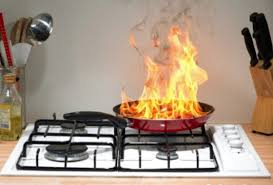
#> input picture fire-detect/DeviceB.jpg, 273 x 185 px, given in place of the camera
$ python main.py
#> lines starting #> are read from the running program, lines starting #| are printed output that depends on the picture; after the words box and inside, x2 and y2 are one past the last pixel; in counts of white or black regions, pixels touching at a corner belong together
#> further down, frame is the input picture: shape (185, 273, 3); mean B, G, R 128.7, 146.9, 165.7
import cv2
import numpy as np
import threading


def play_alarm_sound_function():
    while True:
        print("-------warning----")
        # playsound.playsound("alarm-sound.mp3", True)


def detect_fire(frame, Fire_Reported, Alarm_Status):
#> called with Fire_Reported = 0, Alarm_Status = False
    frame = cv2.resize(frame, (960, 540))
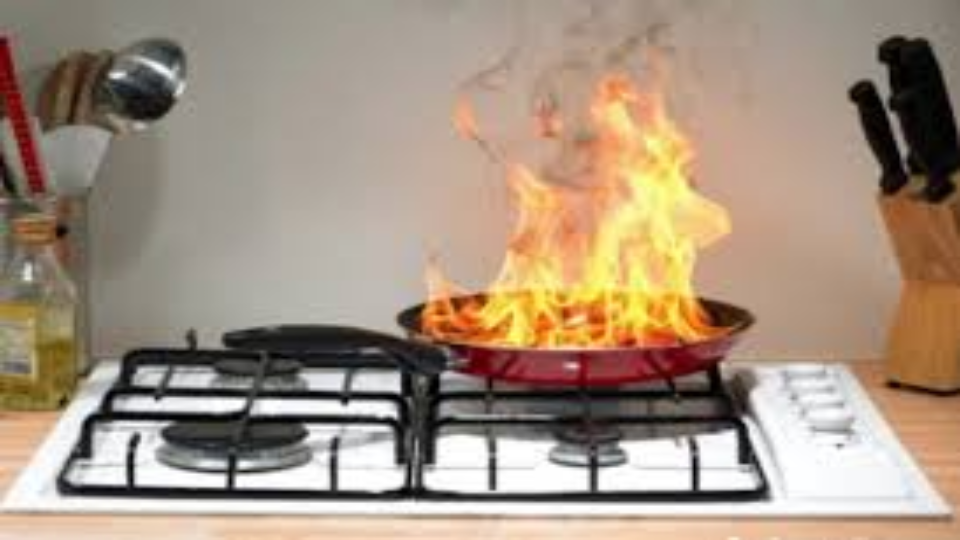
#> frame: shape (540, 960, 3); mean of channels 0, 1, 2 128.5, 146.8, 165.6; drawn as B, G, R

    blur = cv2.GaussianBlur(frame, (21, 21), 0)
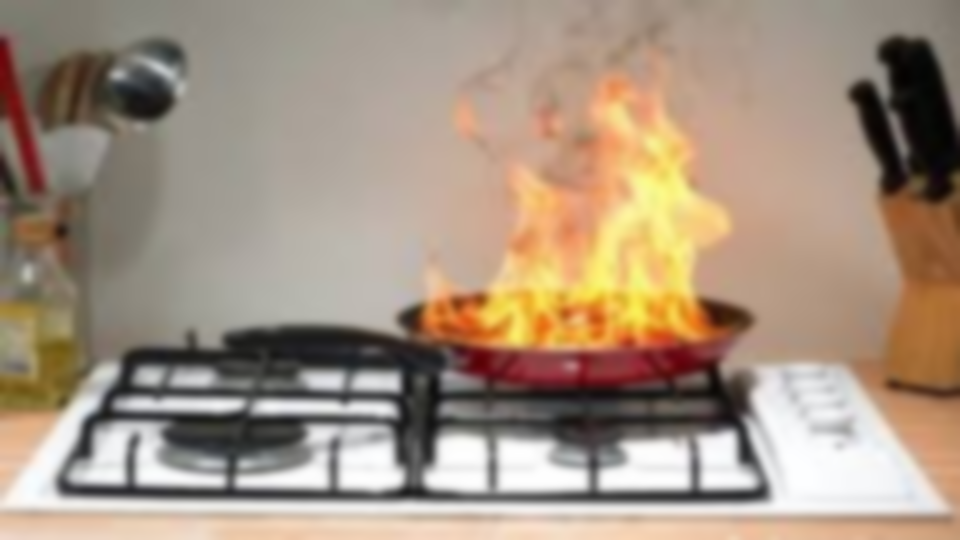
#> blur: shape (540, 960, 3); mean of channels 0, 1, 2 128.5, 146.8, 165.6; drawn as B, G, R
    hsv = cv2.cvtColor(blur, cv2.COLOR_BGR2HSV)
#> hsv: shape (540, 960, 3); mean H, S, V 31.3, 57, 166

    lower = [18, 50, 50]
    upper = [35, 255, 255]
    lower = np.array(lower, dtype="uint8")
    upper = np.array(upper, dtype="uint8")

    mask = cv2.inRange(hsv, lower, upper)
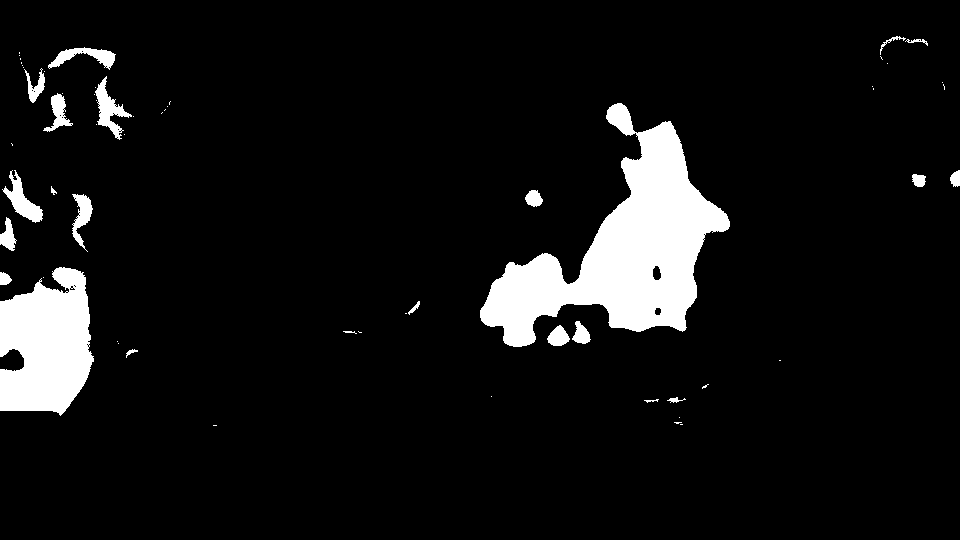
#> mask: shape (540, 960); 7.7% white; 60 white regions (37 under 20 px), largest, box (x1, y1, x2, y2) and area: (480, 103, 730, 347) 23697, (0, 267, 94, 416) 10480, (95, 76, 132, 140) 820

    output = cv2.bitwise_and(frame, hsv, mask=mask)
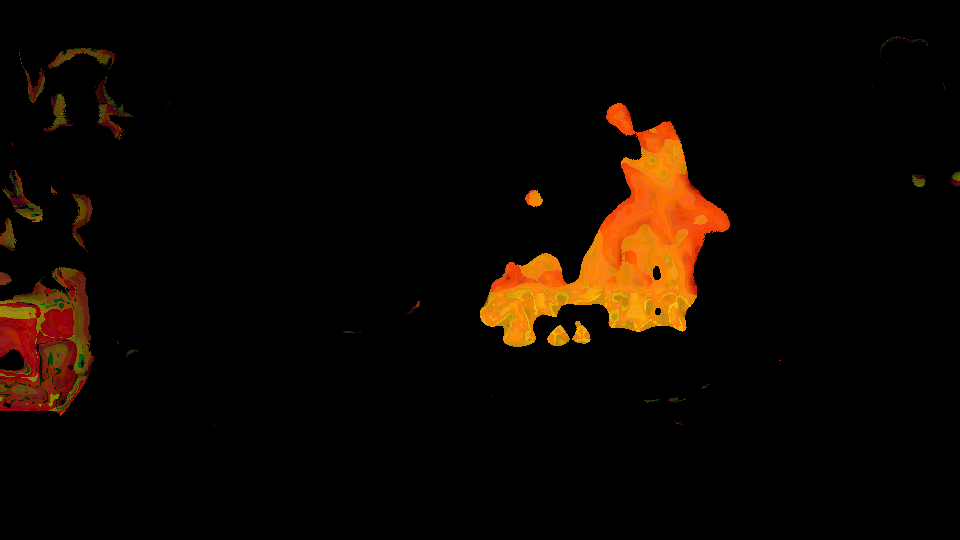
#> output: shape (540, 960, 3); mean of channels 0, 1, 2 0.9, 6.8, 14.3; drawn as B, G, R

    no_red = cv2.countNonZero(mask)
#> no_red = 39681

    if int(no_red) > 15000:
        Fire_Reported = Fire_Reported + 1

    cv2.imshow("output", output)

    if Fire_Reported >= 1:
        if Alarm_Status == False:
            threading.Thread(target=play_alarm_sound_function).start()
            Alarm_Status = True


if __name__ == "__main__":
    Alarm_Status = False
    Email_Status = False
    Fire_Reported = 0
    cap = cv2.VideoCapture(0)
    while 1:
        ret, frame = cap.read()
        detect_fire(frame, Fire_Reported, Alarm_Status)
        cv2.imshow("capture", frame)
        if cv2.waitKey(1) & 0xFF == ord("q"):
#> (key q is pressed here)
            break

    cap.release()
    cv2.destroyAllWindows()

$ run again, on fire-detect/DeviceC.jpg
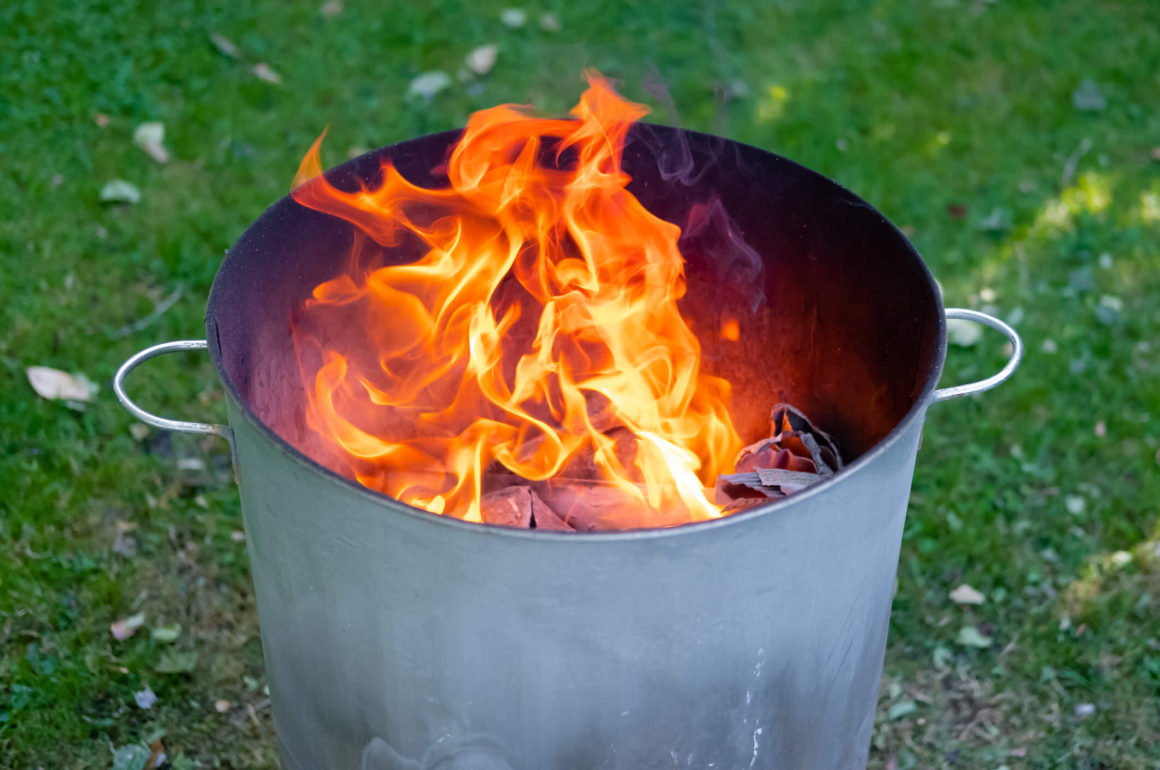
#> input picture fire-detect/DeviceC.jpg, 1160 x 770 px, given in place of the camera
#> frame is the input picture: shape (770, 1160, 3); mean B, G, R 75.2, 104.4, 98.1
#> frame: shape (540, 960, 3)
#> hsv: shape (540, 960, 3); mean H, S, V 70.3, 130.4, 130.8
#> in detect_fire, `mask = cv2.inRange(hsv, lower, upper)`:
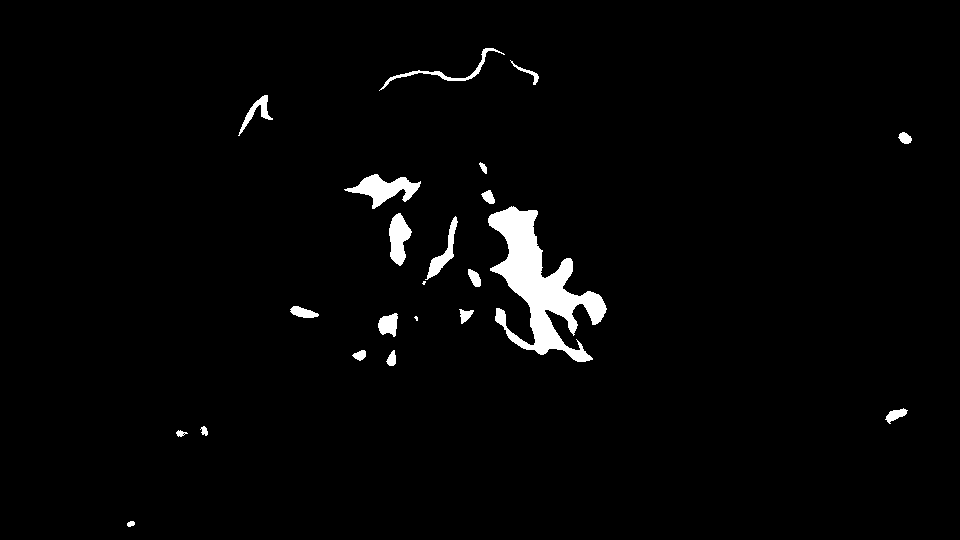
#> mask: shape (540, 960); 2.4% white; 22 white regions (2 under 20 px), largest, box (x1, y1, x2, y2) and area: (488, 206, 607, 362) 7184, (344, 174, 421, 209) 1165, (389, 213, 412, 266) 761
#> in detect_fire, `output = cv2.bitwise_and(frame, hsv, mask=mask)`:
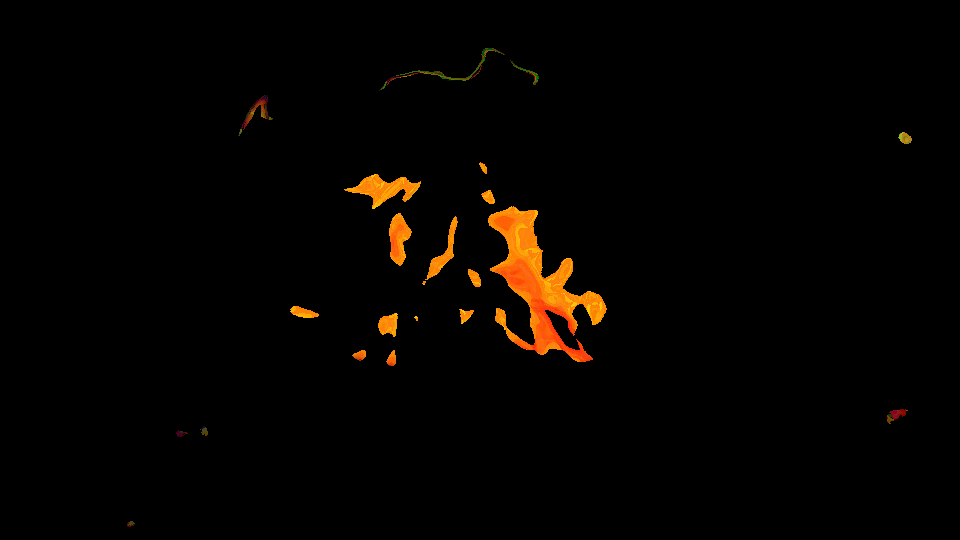
#> output: shape (540, 960, 3); mean of channels 0, 1, 2 0.2, 2.9, 5.5; drawn as B, G, R
#> no_red = 12279
